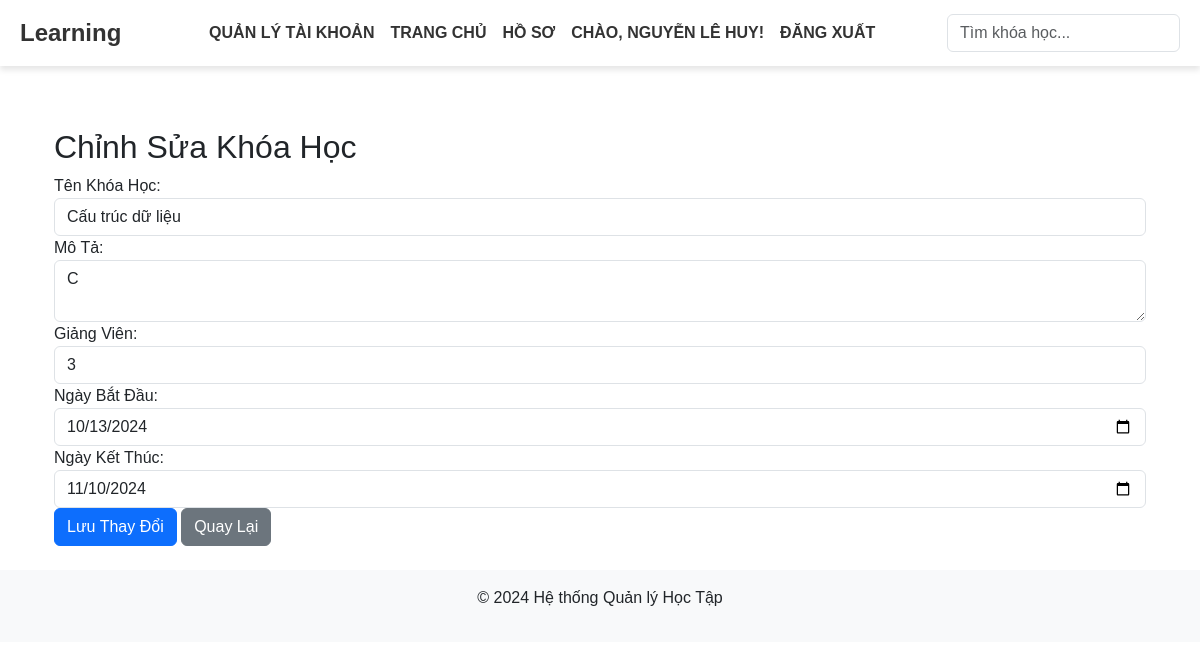
Page /courses/edit/1 (signed in) on the committed database.
### tables this page shows
CREATE TABLE `courses` (
  `course_id` int(11) NOT NULL,
  `course_name` varchar(100) NOT NULL,
  `description` text NOT NULL,
  `lecturer_id` int(11) DEFAULT NULL,
  `start_date` date NOT NULL,
  `end_date` date NOT NULL,
  `image_path` varchar(255) NOT NULL,
  `created_at` timestamp NOT NULL DEFAULT current_timestamp()
);

### app/Controllers/CourseController.php (called while the page is built, shortened)
<?php
class CourseController
{
    private $courseModel;
    public function __construct()
    {
        $database = new Database();
        $this->db = $database->getConnection();
        $this->courseModel = new Course($this->db);
    }
    public function edit($course_id)
    {
        $userData = $_SESSION['user'] ?? null;
        $course = $this->courseModel->getCourseById($course_id);
        $content = $this->renderView('Course/edit_course.php', ['course' => $course, 'userData' => $userData]);
    }
    private function renderView($view, $data = [])
    {
        extract($data);
        include __DIR__ . '/../Views/' . $view;
        return ob_get_clean();
    }
    private function renderLayout($content, $userData = null)
    {
        include __DIR__ . '/../Views/layout.php';
    }
}

### app/Config/Database.php (called while the page is built, shortened)
<?php
class Database {
    private $host = 'localhost';
    private $db_name = 'LearningSystem';
    private $username = 'root';
    private $password = '';
    public function getConnection() {
        $this->conn = null;
        try {
            $this->conn = new PDO("mysql:host=" . $this->host . ";dbname=" . $this->db_name, $this->username, $this->password);
            $this->conn->setAttribute(PDO::ATTR_ERRMODE, PDO::ERRMODE_EXCEPTION);
        } catch (PDOException $exception) {
            echo "Connection error: " . $exception->getMessage();
        }
        return $this->conn;
    }
}

### app/Models/Course.php (called while the page is built, shortened)
<?php
class Course
{
    private $conn;
    public function __construct($db)
    {
        $this->conn = $db;
    }
    public function getCourseById($courseId)
    {
        $stmt = $this->conn->prepare("SELECT * FROM courses WHERE course_id = :course_id");
        $stmt->bindParam(':course_id', $courseId);
        $stmt->execute();
        return $stmt->fetch(PDO::FETCH_ASSOC);
    }
}

### app/Views/Course/edit_course.php (the view, shortened to what this page needs)
<div class="container mt-5">
    <h2>Chỉnh Sửa Khóa Học</h2>
    <form method="POST" action="/courses/update/<?php echo $course['course_id']; ?>" enctype="multipart/form-data">
        <div class="form-group">
            <label for="course_name">Tên Khóa Học:</label>
            <input type="text" class="form-control" name="course_name"
                value="<?php echo htmlspecialchars($course['course_name']); ?>" required>
        </div>
        <div class="form-group">
            <label for="description">Mô Tả:</label>
            <textarea class="form-control" name="description"
                required><?php echo htmlspecialchars($course['description']); ?></textarea>
        </div>
        <div class="form-group">
            <label for="lecturer_id">Giảng Viên:</label>
            <input type="text" class="form-control" name="lecturer_id"
                value="<?php echo htmlspecialchars($course['lecturer_id']); ?>" required>
        </div>
        <div class="form-group">
            <label for="start_date">Ngày Bắt Đầu:</label>
            <input type="date" class="form-control" name="start_date"
                value="<?php echo htmlspecialchars($course['start_date']); ?>" required>
        </div>
        <div class="form-group">
            <label for="end_date">Ngày Kết Thúc:</label>
            <input type="date" class="form-control" name="end_date"
                value="<?php echo htmlspecialchars($course['end_date']); ?>" required>
        </div>
        <button type="submit" class="btn btn-primary">Lưu Thay Đổi</button>
        <a href="/courses" class="btn btn-secondary">Quay Lại</a>
    </form>
</div>

### app/Views/layout.php (style rules this page uses)
body { font-family: Arial, sans-serif; padding-top: 80px; }

### rows in the picture
courses: course_name "Cấu trúc dữ liệu", description "C", lecturer_id "3", start_date "10/13/2024", end_date "11/10/2024"

### other values in the picture
$userData['full_name'] "NGUYỄN LÊ HUY"
